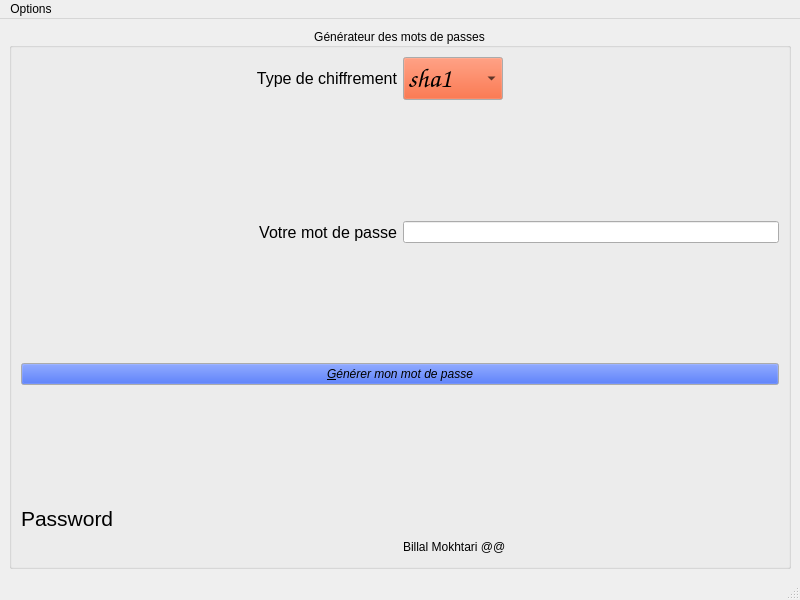
<?xml version="1.0" encoding="UTF-8"?>
<ui version="4.0">
 <class>PasswordApp</class>
 <widget class="QMainWindow" name="PasswordApp">
  <property name="geometry">
   <rect>
    <x>0</x>
    <y>0</y>
    <width>800</width>
    <height>600</height>
   </rect>
  </property>
  <property name="windowTitle">
   <string>MainWindow</string>
  </property>
  <widget class="QWidget" name="centralwidget">
   <layout class="QVBoxLayout" name="verticalLayout">
    <item>
     <widget class="QGroupBox" name="groupBox">
      <property name="title">
       <string>Générateur des mots de passes</string>
      </property>
      <property name="alignment">
       <set>Qt::AlignCenter</set>
      </property>
      <layout class="QGridLayout" name="gridLayout_2">
       <item row="1" column="1">
        <spacer name="verticalSpacer_2">
         <property name="orientation">
          <enum>Qt::Vertical</enum>
         </property>
         <property name="sizeHint" stdset="0">
          <size>
           <width>20</width>
           <height>40</height>
          </size>
         </property>
        </spacer>
       </item>
       <item row="6" column="0" colspan="2">
        <widget class="QLabel" name="labelPassword">
         <property name="palette">
          <palette>
           <active>
            <colorrole role="WindowText">
             <brush brushstyle="SolidPattern">
              <color alpha="255">
               <red>0</red>
               <green>0</green>
               <blue>0</blue>
              </color>
             </brush>
            </colorrole>
            <colorrole role="Button">
             <brush brushstyle="SolidPattern">
              <color alpha="255">
               <red>245</red>
               <green>121</green>
               <blue>0</blue>
              </color>
             </brush>
            </colorrole>
            <colorrole role="Light">
             <brush brushstyle="SolidPattern">
              <color alpha="255">
               <red>255</red>
               <green>183</green>
               <blue>112</blue>
              </color>
             </brush>
            </colorrole>
            <colorrole role="Midlight">
             <brush brushstyle="SolidPattern">
              <color alpha="255">
               <red>250</red>
               <green>152</green>
               <blue>56</blue>
              </color>
             </brush>
            </colorrole>
            <colorrole role="Dark">
             <brush brushstyle="SolidPattern">
              <color alpha="255">
               <red>122</red>
               <green>60</green>
               <blue>0</blue>
              </color>
             </brush>
            </colorrole>
            <colorrole role="Mid">
             <brush brushstyle="SolidPattern">
              <color alpha="255">
               <red>163</red>
               <green>80</green>
               <blue>0</blue>
              </color>
             </brush>
            </colorrole>
            <colorrole role="Text">
             <brush brushstyle="SolidPattern">
              <color alpha="255">
               <red>0</red>
               <green>0</green>
               <blue>0</blue>
              </color>
             </brush>
            </colorrole>
            <colorrole role="BrightText">
             <brush brushstyle="SolidPattern">
              <color alpha="255">
               <red>255</red>
               <green>255</green>
               <blue>255</blue>
              </color>
             </brush>
            </colorrole>
            <colorrole role="ButtonText">
             <brush brushstyle="SolidPattern">
              <color alpha="255">
               <red>0</red>
               <green>0</green>
               <blue>0</blue>
              </color>
             </brush>
            </colorrole>
            <colorrole role="Base">
             <brush brushstyle="SolidPattern">
              <color alpha="255">
               <red>255</red>
               <green>255</green>
               <blue>255</blue>
              </color>
             </brush>
            </colorrole>
            <colorrole role="Window">
             <brush brushstyle="SolidPattern">
              <color alpha="255">
               <red>245</red>
               <green>121</green>
               <blue>0</blue>
              </color>
             </brush>
            </colorrole>
            <colorrole role="Shadow">
             <brush brushstyle="SolidPattern">
              <color alpha="255">
               <red>0</red>
               <green>0</green>
               <blue>0</blue>
              </color>
             </brush>
            </colorrole>
            <colorrole role="AlternateBase">
             <brush brushstyle="SolidPattern">
              <color alpha="255">
               <red>250</red>
               <green>188</green>
               <blue>127</blue>
              </color>
             </brush>
            </colorrole>
            <colorrole role="ToolTipBase">
             <brush brushstyle="SolidPattern">
              <color alpha="255">
               <red>255</red>
               <green>255</green>
               <blue>220</blue>
              </color>
             </brush>
            </colorrole>
            <colorrole role="ToolTipText">
             <brush brushstyle="SolidPattern">
              <color alpha="255">
               <red>0</red>
               <green>0</green>
               <blue>0</blue>
              </color>
             </brush>
            </colorrole>
           </active>
           <inactive>
            <colorrole role="WindowText">
             <brush brushstyle="SolidPattern">
              <color alpha="255">
               <red>0</red>
               <green>0</green>
               <blue>0</blue>
              </color>
             </brush>
            </colorrole>
            <colorrole role="Button">
             <brush brushstyle="SolidPattern">
              <color alpha="255">
               <red>245</red>
               <green>121</green>
               <blue>0</blue>
              </color>
             </brush>
            </colorrole>
            <colorrole role="Light">
             <brush brushstyle="SolidPattern">
              <color alpha="255">
               <red>255</red>
               <green>183</green>
               <blue>112</blue>
              </color>
             </brush>
            </colorrole>
            <colorrole role="Midlight">
             <brush brushstyle="SolidPattern">
              <color alpha="255">
               <red>250</red>
               <green>152</green>
               <blue>56</blue>
              </color>
             </brush>
            </colorrole>
            <colorrole role="Dark">
             <brush brushstyle="SolidPattern">
              <color alpha="255">
               <red>122</red>
               <green>60</green>
               <blue>0</blue>
              </color>
             </brush>
            </colorrole>
            <colorrole role="Mid">
             <brush brushstyle="SolidPattern">
              <color alpha="255">
               <red>163</red>
               <green>80</green>
               <blue>0</blue>
              </color>
             </brush>
            </colorrole>
            <colorrole role="Text">
             <brush brushstyle="SolidPattern">
              <color alpha="255">
               <red>0</red>
               <green>0</green>
               <blue>0</blue>
              </color>
             </brush>
            </colorrole>
            <colorrole role="BrightText">
             <brush brushstyle="SolidPattern">
              <color alpha="255">
               <red>255</red>
               <green>255</green>
               <blue>255</blue>
              </color>
             </brush>
            </colorrole>
            <colorrole role="ButtonText">
             <brush brushstyle="SolidPattern">
              <color alpha="255">
               <red>0</red>
               <green>0</green>
               <blue>0</blue>
              </color>
             </brush>
            </colorrole>
            <colorrole role="Base">
             <brush brushstyle="SolidPattern">
              <color alpha="255">
               <red>255</red>
               <green>255</green>
               <blue>255</blue>
              </color>
             </brush>
            </colorrole>
            <colorrole role="Window">
             <brush brushstyle="SolidPattern">
              <color alpha="255">
               <red>245</red>
               <green>121</green>
               <blue>0</blue>
              </color>
             </brush>
            </colorrole>
            <colorrole role="Shadow">
             <brush brushstyle="SolidPattern">
              <color alpha="255">
               <red>0</red>
               <green>0</green>
               <blue>0</blue>
              </color>
             </brush>
            </colorrole>
            <colorrole role="AlternateBase">
             <brush brushstyle="SolidPattern">
              <color alpha="255">
               <red>250</red>
               <green>188</green>
               <blue>127</blue>
              </color>
             </brush>
            </colorrole>
            <colorrole role="ToolTipBase">
             <brush brushstyle="SolidPattern">
              <color alpha="255">
               <red>255</red>
               <green>255</green>
               <blue>220</blue>
              </color>
             </brush>
            </colorrole>
            <colorrole role="ToolTipText">
             <brush brushstyle="SolidPattern">
              <color alpha="255">
               <red>0</red>
               <green>0</green>
               <blue>0</blue>
              </color>
             </brush>
            </colorrole>
           </inactive>
           <disabled>
            <colorrole role="WindowText">
             <brush brushstyle="SolidPattern">
              <color alpha="255">
               <red>122</red>
               <green>60</green>
               <blue>0</blue>
              </color>
             </brush>
            </colorrole>
            <colorrole role="Button">
             <brush brushstyle="SolidPattern">
              <color alpha="255">
               <red>245</red>
               <green>121</green>
               <blue>0</blue>
              </color>
             </brush>
            </colorrole>
            <colorrole role="Light">
             <brush brushstyle="SolidPattern">
              <color alpha="255">
               <red>255</red>
               <green>183</green>
               <blue>112</blue>
              </color>
             </brush>
            </colorrole>
            <colorrole role="Midlight">
             <brush brushstyle="SolidPattern">
              <color alpha="255">
               <red>250</red>
               <green>152</green>
               <blue>56</blue>
              </color>
             </brush>
            </colorrole>
            <colorrole role="Dark">
             <brush brushstyle="SolidPattern">
              <color alpha="255">
               <red>122</red>
               <green>60</green>
               <blue>0</blue>
              </color>
             </brush>
            </colorrole>
            <colorrole role="Mid">
             <brush brushstyle="SolidPattern">
              <color alpha="255">
               <red>163</red>
               <green>80</green>
               <blue>0</blue>
              </color>
             </brush>
            </colorrole>
            <colorrole role="Text">
             <brush brushstyle="SolidPattern">
              <color alpha="255">
               <red>122</red>
               <green>60</green>
               <blue>0</blue>
              </color>
             </brush>
            </colorrole>
            <colorrole role="BrightText">
             <brush brushstyle="SolidPattern">
              <color alpha="255">
               <red>255</red>
               <green>255</green>
               <blue>255</blue>
              </color>
             </brush>
            </colorrole>
            <colorrole role="ButtonText">
             <brush brushstyle="SolidPattern">
              <color alpha="255">
               <red>122</red>
               <green>60</green>
               <blue>0</blue>
              </color>
             </brush>
            </colorrole>
            <colorrole role="Base">
             <brush brushstyle="SolidPattern">
              <color alpha="255">
               <red>245</red>
               <green>121</green>
               <blue>0</blue>
              </color>
             </brush>
            </colorrole>
            <colorrole role="Window">
             <brush brushstyle="SolidPattern">
              <color alpha="255">
               <red>245</red>
               <green>121</green>
               <blue>0</blue>
              </color>
             </brush>
            </colorrole>
            <colorrole role="Shadow">
             <brush brushstyle="SolidPattern">
              <color alpha="255">
               <red>0</red>
               <green>0</green>
               <blue>0</blue>
              </color>
             </brush>
            </colorrole>
            <colorrole role="AlternateBase">
             <brush brushstyle="SolidPattern">
              <color alpha="255">
               <red>245</red>
               <green>121</green>
               <blue>0</blue>
              </color>
             </brush>
            </colorrole>
            <colorrole role="ToolTipBase">
             <brush brushstyle="SolidPattern">
              <color alpha="255">
               <red>255</red>
               <green>255</green>
               <blue>220</blue>
              </color>
             </brush>
            </colorrole>
            <colorrole role="ToolTipText">
             <brush brushstyle="SolidPattern">
              <color alpha="255">
               <red>0</red>
               <green>0</green>
               <blue>0</blue>
              </color>
             </brush>
            </colorrole>
           </disabled>
          </palette>
         </property>
         <property name="font">
          <font>
           <pointsize>16</pointsize>
          </font>
         </property>
         <property name="text">
          <string>Password</string>
         </property>
        </widget>
       </item>
       <item row="0" column="0">
        <widget class="QLabel" name="label">
         <property name="font">
          <font>
           <pointsize>12</pointsize>
          </font>
         </property>
         <property name="text">
          <string>Type de chiffrement</string>
         </property>
         <property name="alignment">
          <set>Qt::AlignRight|Qt::AlignTrailing|Qt::AlignVCenter</set>
         </property>
        </widget>
       </item>
       <item row="7" column="1">
        <widget class="QLabel" name="labelProduct">
         <property name="text">
          <string>Billal Mokhtari @@</string>
         </property>
        </widget>
       </item>
       <item row="2" column="1">
        <widget class="QLineEdit" name="lineEditPassword"/>
       </item>
       <item row="3" column="1">
        <spacer name="verticalSpacer_3">
         <property name="orientation">
          <enum>Qt::Vertical</enum>
         </property>
         <property name="sizeHint" stdset="0">
          <size>
           <width>20</width>
           <height>40</height>
          </size>
         </property>
        </spacer>
       </item>
       <item row="5" column="0">
        <spacer name="verticalSpacer_4">
         <property name="orientation">
          <enum>Qt::Vertical</enum>
         </property>
         <property name="sizeHint" stdset="0">
          <size>
           <width>20</width>
           <height>40</height>
          </size>
         </property>
        </spacer>
       </item>
       <item row="4" column="0" colspan="2">
        <widget class="QPushButton" name="pushButtonPassword">
         <property name="palette">
          <palette>
           <active>
            <colorrole role="Button">
             <brush brushstyle="SolidPattern">
              <color alpha="255">
               <red>0</red>
               <green>57</green>
               <blue>255</blue>
              </color>
             </brush>
            </colorrole>
           </active>
           <inactive>
            <colorrole role="Button">
             <brush brushstyle="SolidPattern">
              <color alpha="255">
               <red>0</red>
               <green>57</green>
               <blue>255</blue>
              </color>
             </brush>
            </colorrole>
           </inactive>
           <disabled>
            <colorrole role="Button">
             <brush brushstyle="SolidPattern">
              <color alpha="255">
               <red>0</red>
               <green>57</green>
               <blue>255</blue>
              </color>
             </brush>
            </colorrole>
           </disabled>
          </palette>
         </property>
         <property name="font">
          <font>
           <italic>true</italic>
          </font>
         </property>
         <property name="text">
          <string>&amp;Générer mon mot de passe</string>
         </property>
         <property name="shortcut">
          <string>Return</string>
         </property>
        </widget>
       </item>
       <item row="0" column="1">
        <layout class="QHBoxLayout" name="horizontalLayout_2">
         <item>
          <widget class="QComboBox" name="comboBoxChiffrement">
           <property name="palette">
            <palette>
             <active>
              <colorrole role="Button">
               <brush brushstyle="SolidPattern">
                <color alpha="255">
                 <red>244</red>
                 <green>70</green>
                 <blue>17</blue>
                </color>
               </brush>
              </colorrole>
             </active>
             <inactive>
              <colorrole role="Button">
               <brush brushstyle="SolidPattern">
                <color alpha="255">
                 <red>244</red>
                 <green>70</green>
                 <blue>17</blue>
                </color>
               </brush>
              </colorrole>
             </inactive>
             <disabled>
              <colorrole role="Button">
               <brush brushstyle="SolidPattern">
                <color alpha="255">
                 <red>244</red>
                 <green>70</green>
                 <blue>17</blue>
                </color>
               </brush>
              </colorrole>
             </disabled>
            </palette>
           </property>
           <property name="font">
            <font>
             <family>URW Chancery L</family>
             <pointsize>20</pointsize>
             <weight>75</weight>
             <italic>true</italic>
             <bold>true</bold>
            </font>
           </property>
           <item>
            <property name="text">
             <string>sha1</string>
            </property>
           </item>
           <item>
            <property name="text">
             <string>md5</string>
            </property>
           </item>
           <item>
            <property name="text">
             <string>sha224</string>
            </property>
           </item>
           <item>
            <property name="text">
             <string>sha256</string>
            </property>
           </item>
           <item>
            <property name="text">
             <string>sha384</string>
            </property>
           </item>
           <item>
            <property name="text">
             <string>sha512</string>
            </property>
           </item>
          </widget>
         </item>
         <item>
          <spacer name="horizontalSpacer">
           <property name="orientation">
            <enum>Qt::Horizontal</enum>
           </property>
           <property name="sizeHint" stdset="0">
            <size>
             <width>168</width>
             <height>20</height>
            </size>
           </property>
          </spacer>
         </item>
        </layout>
       </item>
       <item row="2" column="0">
        <widget class="QLabel" name="label_2">
         <property name="font">
          <font>
           <pointsize>12</pointsize>
          </font>
         </property>
         <property name="text">
          <string>Votre mot de passe</string>
         </property>
         <property name="alignment">
          <set>Qt::AlignRight|Qt::AlignTrailing|Qt::AlignVCenter</set>
         </property>
        </widget>
       </item>
       <item row="7" column="0">
        <spacer name="horizontalSpacer_3">
         <property name="orientation">
          <enum>Qt::Horizontal</enum>
         </property>
         <property name="sizeHint" stdset="0">
          <size>
           <width>40</width>
           <height>20</height>
          </size>
         </property>
        </spacer>
       </item>
      </layout>
     </widget>
    </item>
   </layout>
  </widget>
  <widget class="QMenuBar" name="menubar">
   <property name="geometry">
    <rect>
     <x>0</x>
     <y>0</y>
     <width>800</width>
     <height>22</height>
    </rect>
   </property>
   <widget class="QMenu" name="menuOptions">
    <property name="title">
     <string>Options</string>
    </property>
    <addaction name="separator"/>
    <addaction name="action_Quitter"/>
   </widget>
   <addaction name="menuOptions"/>
  </widget>
  <widget class="QStatusBar" name="statusbar"/>
  <action name="action_Quitter">
   <property name="text">
    <string>&amp;Quitter</string>
   </property>
  </action>
 </widget>
 <resources/>
 <connections/>
</ui>
